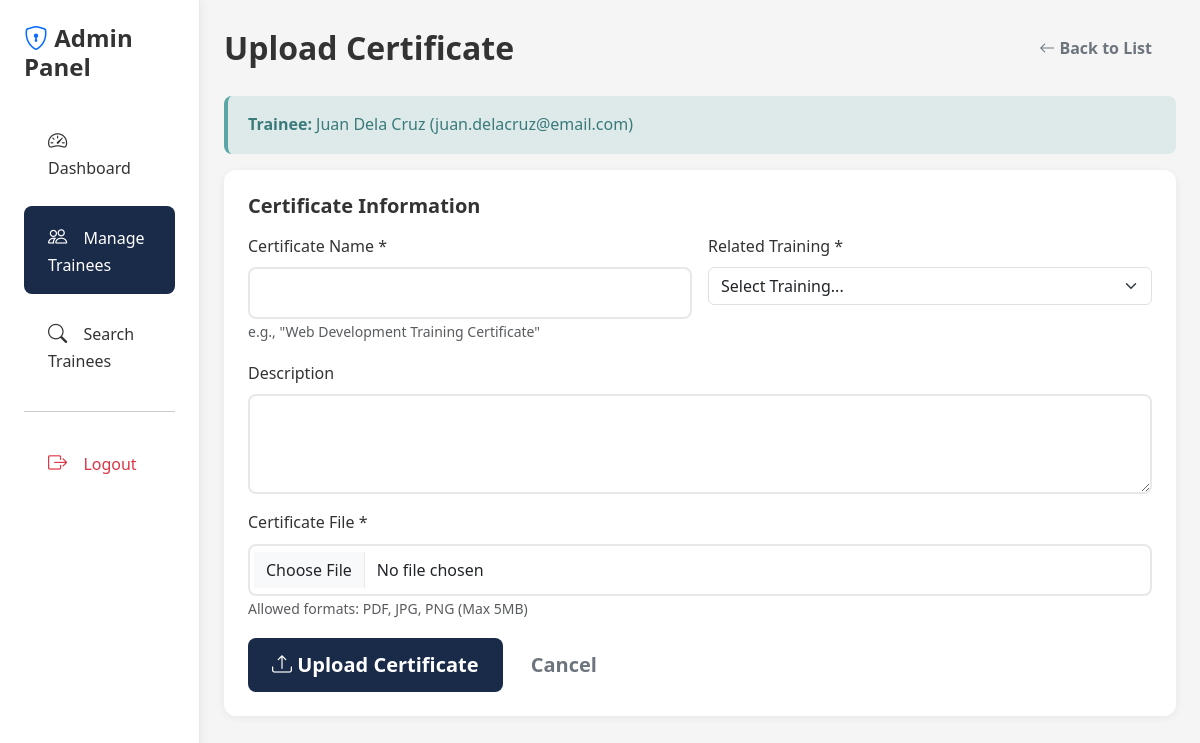
Screenshot of /admin/upload_certificate.php?trainee_id=1 (signed in) with the database file from the repository.
### tables this page shows
CREATE TABLE IF NOT EXISTS `trainees` (
  `id` int(11) NOT NULL AUTO_INCREMENT,
  `first_name` varchar(50) NOT NULL,
  `last_name` varchar(50) NOT NULL,
  `middle_name` varchar(50) DEFAULT NULL,
  `age` int(11) NOT NULL,
  `sex` enum('Male','Female') NOT NULL,
  `email` varchar(100) NOT NULL,
  `phone` varchar(20) DEFAULT NULL,
  `address` text DEFAULT NULL,
  `course` varchar(100) NOT NULL,
  `school` varchar(150) NOT NULL,
  `year_level` varchar(20) DEFAULT NULL,
  `created_at` timestamp NOT NULL DEFAULT CURRENT_TIMESTAMP,
  `updated_at` timestamp NOT NULL DEFAULT CURRENT_TIMESTAMP ON UPDATE CURRENT_TIMESTAMP,
  PRIMARY KEY (`id`),
  KEY `idx_name` (`last_name`, `first_name`),
  KEY `idx_course` (`course`),
  KEY `idx_school` (`school`)
);

### admin/upload_certificate.php (the view, shortened to what this page needs)
<?php
require_once '../includes/config.php';
$trainee_id = (int)$_GET['trainee_id'];
$stmt = mysqli_prepare($conn, "SELECT * FROM trainees WHERE id = ?");
mysqli_stmt_bind_param($stmt, "i", $trainee_id);
mysqli_stmt_execute($stmt);
$trainee = mysqli_fetch_assoc(mysqli_stmt_get_result($stmt));
?>
<!DOCTYPE html>
<html lang="en">
<head>
    <link href="https://cdn.jsdelivr.net/npm/bootstrap@5.3.0/dist/css/bootstrap.min.css" rel="stylesheet">
    <link rel="stylesheet" href="https://cdn.jsdelivr.net/npm/bootstrap-icons@1.11.0/font/bootstrap-icons.css">
    <link rel="stylesheet" href="../assets/css/style.css">
</head>
<body class="dashboard-page">
    <div class="container-fluid">
        <div class="row">
            <div class="col-md-3 col-lg-2 px-0 sidebar">
                <div class="p-4">
                    <h4 class="fw-bold mb-4">
                        <i class="bi bi-shield-lock text-primary"></i> Admin Panel
                    </h4>
                    <nav class="nav flex-column">
                        <a class="nav-link" href="index.php">
                            <i class="bi bi-speedometer2"></i> Dashboard
                        </a>
                        <a class="nav-link active" href="trainees.php">
                            <i class="bi bi-people"></i> Manage Trainees
                        </a>
                        <a class="nav-link" href="search.php">
                            <i class="bi bi-search"></i> Search Trainees
                        </a>
                        <hr>
                        <a class="nav-link text-danger" href="../logout.php">
                            <i class="bi bi-box-arrow-right"></i> Logout
                        </a>
                    </nav>
                </div>
            </div>
            <div class="col-md-9 col-lg-10 px-4 py-4">
                <div class="d-flex justify-content-between align-items-center mb-4">
                    <h2 class="fw-bold mb-0">Upload Certificate</h2>
                    <a href="trainees.php" class="btn btn-outline-secondary">
                        <i class="bi bi-arrow-left"></i> Back to List
                    </a>
                </div>
                <div class="alert alert-info">
                    <strong>Trainee:</strong> <?php echo htmlspecialchars($trainee['first_name'] . ' ' . $trainee['last_name']); ?>
                    (<?php echo htmlspecialchars($trainee['email']); ?>)
                </div>
                <div class="table-card">
                    <h5 class="fw-bold mb-3">Certificate Information</h5>
                    <form method="POST" action="" enctype="multipart/form-data" class="needs-validation" novalidate>
                        <div class="row g-3">
                            <div class="col-md-6">
                                <label for="certificate_name" class="form-label">Certificate Name *</label>
                                <input type="text" class="form-control" id="certificate_name" name="certificate_name" required>
                                <small class="text-muted">e.g., "Web Development Training Certificate"</small>
                            </div>
                            <div class="col-md-6">
                                <label for="training_record_id" class="form-label">Related Training *</label>
                                <select class="form-select" id="training_record_id" name="training_record_id" required>
                                    <option value="">Select Training...</option>
                                </select>
                            </div>
                            <div class="col-12">
                                <label for="description" class="form-label">Description</label>
                                <textarea class="form-control" id="description" name="description" rows="3"></textarea>
                            </div>
                            <div class="col-12">
                                <label for="certificate_file" class="form-label">Certificate File *</label>
                                <input type="file" class="form-control" id="certificate_file" name="certificate_file" accept=".pdf,.jpg,.jpeg,.png" required>
                                <small class="text-muted">Allowed formats: PDF, JPG, PNG (Max 5MB)</small>
                            </div>
                            <div class="col-12">
                                <button type="submit" class="btn btn-primary btn-lg">
                                    <i class="bi bi-upload"></i> Upload Certificate
                                </button>
                                <a href="trainees.php" class="btn btn-outline-secondary btn-lg">Cancel</a>
                            </div>
                        </div>
                    </form>
                </div>
            </div>
        </div>
    </div>
</body>
</html>

### assets/css/style.css (style rules this page uses)
:root { --primary-navy: #1A2A49; --secondary-steel: #3B7C9C; --accent-teal: #5AA6A6; --success-green: #6AA84F; --warning-orange: #E29545; --text-charcoal: #333333; --bg-offwhite: #F5F5F5; --light-gray: #E8E8E8; --white: #FFFFFF; --danger-red: #C84B4B; }
* { margin: 0; padding: 0; box-sizing: border-box; }
body { font-family: 'Segoe UI', Tahoma, Geneva, Verdana, sans-serif; background: var(--bg-offwhite); min-height: 100vh; color: var(--text-charcoal); line-height: 1.6; }
.form-control { border: 2px solid var(--light-gray); border-radius: 8px; padding: 0.75rem 1rem; transition: all 0.3s ease; }
.btn { border-radius: 8px; padding: 0.75rem 1.5rem; font-weight: 600; transition: all 0.3s ease; border: none; }
.btn-primary { background: var(--primary-navy); color: white; }
.dashboard-page { background: var(--bg-offwhite); min-height: 100vh; }
.sidebar { background: var(--white); min-height: 100vh; box-shadow: 2px 0 8px rgba(0, 0, 0, 0.05); border-right: 1px solid var(--light-gray); }
.sidebar .nav-link { color: var(--text-charcoal); padding: 1rem 1.5rem; border-radius: 8px; margin: 0.25rem 0; transition: all 0.3s ease; font-weight: 500; }
.sidebar .nav-link:hover, .sidebar .nav-link.active { background: var(--primary-navy); color: white; }
.sidebar .nav-link i { margin-right: 0.75rem; font-size: 1.2rem; }
.table-card { background: var(--white); border-radius: 12px; padding: 1.5rem; box-shadow: 0 2px 8px rgba(0, 0, 0, 0.06); }
.alert { border-radius: 8px; border: none; padding: 1rem 1.25rem; }
.alert-info { background: rgba(90, 166, 166, 0.15); color: #3a7a7a; border-left: 4px solid var(--accent-teal); }
a { color: var(--accent-teal); text-decoration: none; transition: color 0.3s ease; }

### rows the page displays
trainees: first_name+last_name "Juan Dela Cruz", email "juan.delacruz@email.com"
